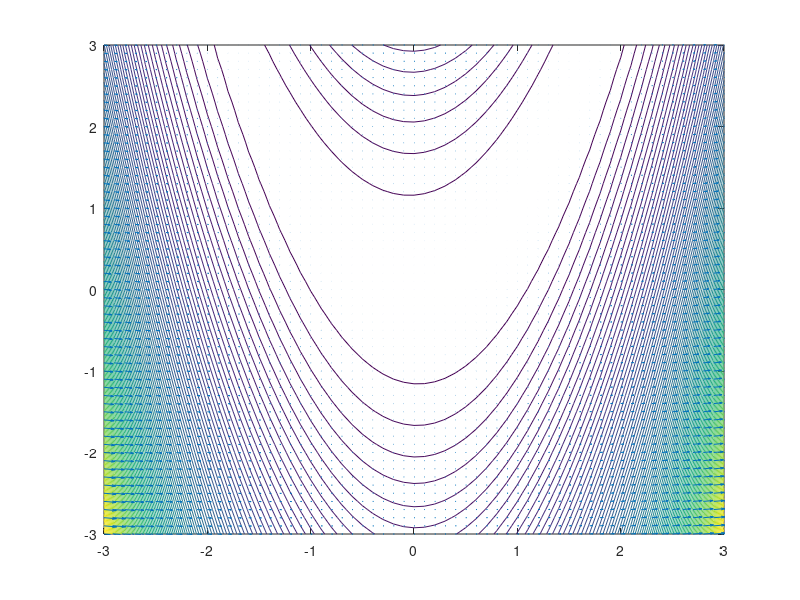

Reproduce this figure in MATLAB. (Note: this script raises an error after producing the figure.)
close all;
[X,Y] = meshgrid(-3:0.1:3,-3:0.1:3);
Z = (X - 1).^2 + 10 * (X.^2 - Y).^2;
F = gradient(Z);
contour(X,Y,Z,100)
hold on
quiver(X,Y,Z,F)
plot(xitPasFixe(:,1),xitPasFixe(:,2))
plot(xitPasOpti(:,1),xitPasOpti(:,2))
plot(xitPreCond(:,1),xitPreCond(:,2))
plot(xitNewton(:,1),xitNewton(:,2))
plot(xitQuasiNewton(:,1),xitQuasiNewton(:,2))
legend('Contour','Pas Fixe','Pas Optimale','Precond','Newton','Quasi Newton')